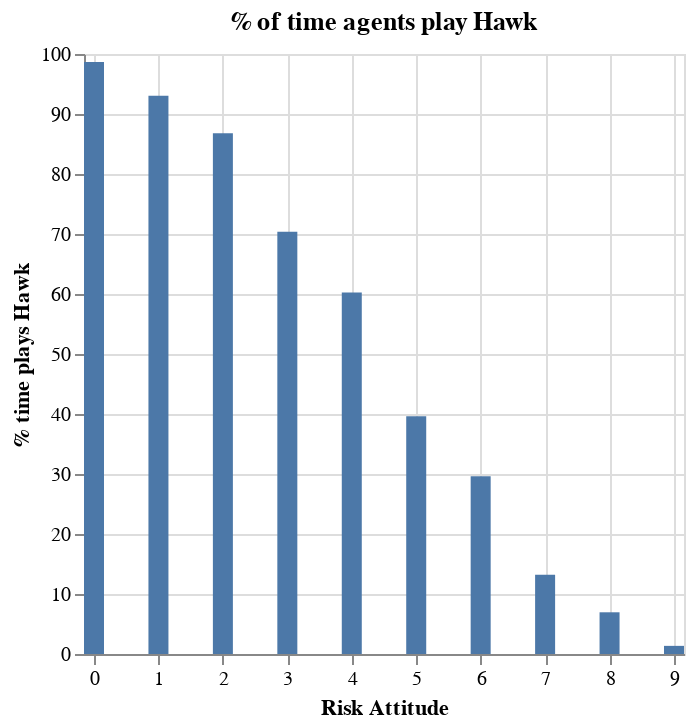

Notebook cell for this chart:
### Code cell
import altair as alt

alt.Chart(hawk_by_risk_attitude).mark_bar(width=10).encode(
    x=alt.X("risk_attitude", title="Risk Attitude").scale(domain=[0, 9]),                                                          
    y=alt.Y("pct_plays_hawk", title="% time plays Hawk")
).properties(title="% of time agents play Hawk")

### Figure 1 — Vega specification as saved in the notebook (floating-point values rounded to 4 significant figures)
{"$schema": "https://vega.github.io/schema/vega/v5.json", "data": [{"name": "source_0", "values": [{"pct_plays_hawk_end": 70.36, "pct_plays_hawk_start": 0.0, "risk_attitude": 3}, {"pct_plays_hawk_end": 1.355, "pct_plays_hawk_start": 0.0, "risk_attitude": 9}, {"pct_plays_hawk_end": 29.63, "pct_plays_hawk_start": 0.0, "risk_attitude": 6}, {"pct_plays_hawk_end": 98.65, "pct_plays_hawk_start": 0.0, "risk_attitude": 0}, {"pct_plays_hawk_end": 93.02, "pct_plays_hawk_start": 0.0, "risk_attitude": 1}, {"pct_plays_hawk_end": 13.21, "pct_plays_hawk_start": 0.0, "risk_attitude": 7}, {"pct_plays_hawk_end": 60.25, "pct_plays_hawk_start": 0.0, "risk_attitude": 4}, {"pct_plays_hawk_end": 86.81, "pct_plays_hawk_start": 0.0, "risk_attitude": 2}, {"pct_plays_hawk_end": 39.65, "pct_plays_hawk_start": 0.0, "risk_attitude": 5}, {"pct_plays_hawk_end": 6.951, "pct_plays_hawk_start": 0.0, "risk_attitude": 8}]}], "marks": [{"type": "rect", "name": "marks", "from": {"data": "source_0"}, "encode": {"update": {"y": {"field": "pct_plays_hawk_end", "scale": "y"}, "xc": {"field": "risk_attitude", "scale": "x"}, "width": {"value": 10}, "y2": {"field": "pct_plays_hawk_start", "scale": "y"}, "fill": {"value": "#4c78a8"}}}, "style": ["bar"]}], "scales": [{"name": "x", "type": "linear", "domain": [0, 9], "range": [0, {"signal": "width"}], "zero": true, "padding": 5}, {"name": "y", "type": "linear", "domain": {"data": "source_0", "fields": ["pct_plays_hawk_start", "pct_plays_hawk_end"]}, "range": [{"signal": "height"}, 0], "zero": true, "nice": true}], "axes": [{"scale": "x", "maxExtent": 0, "domain": false, "orient": "bottom", "gridScale": "y", "grid": true, "ticks": false, "labels": false, "aria": false, "zindex": 0, "tickCount": {"signal": "ceil(width/40)"}, "minExtent": 0}, {"scale": "y", "maxExtent": 0, "minExtent": 0, "gridScale": "x", "ticks": false, "tickCount": {"signal": "ceil(height/40)"}, "zindex": 0, "aria": false, "labels": false, "grid": true, "orient": "left", "domain": false}, {"scale": "x", "grid": false, "labelFlush": true, "orient": "bottom", "zindex": 0, "tickCount": {"signal": "ceil(width/40)"}, "labelOverlap": true, "title": "Risk Attitude"}, {"scale": "y", "tickCount": {"signal": "ceil(height/40)"}, "zindex": 0, "grid": false, "labelOverlap": true, "title": "% time plays Hawk", "orient": "left"}], "title": {"text": "% of time agents play Hawk", "frame": "group"}, "padding": 5, "height": 300, "style": "cell", "width": 300, "background": "white"}
